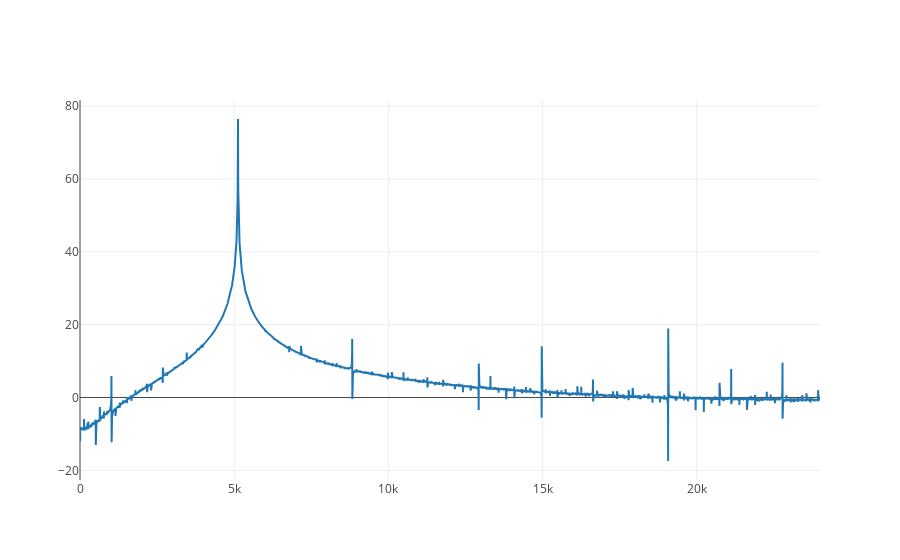

The cell this chart's notebook holds for it:
### Code cell
let mut plot = Plot::new();
plot.add_trace(Scatter::new(xs_fft.clone(), mag).mode(Mode::Lines).name("magnitude"));
plot.set_layout(Layout::new().height(400));
plot.lab_display();

### Figure 1 — Plotly figure (JSON) as saved in the notebook; plotly's stock layout.template omitted (floating-point values rounded to 4 significant figures; data arrays with more than 128 entries replaced by an {"elided": "..."} marker saying what was removed)
{"data": [{"mode": "lines", "name": "magnitude", "type": "scatter", "x": {"elided": "8192 float values"}, "y": {"elided": "8192 float values"}}], "layout": {"autosize": true, "xaxis": {"autorange": true, "range": [0, 24000], "type": "linear"}, "yaxis": {"autorange": true, "range": [-22.66, 81.66], "type": "linear"}}}
